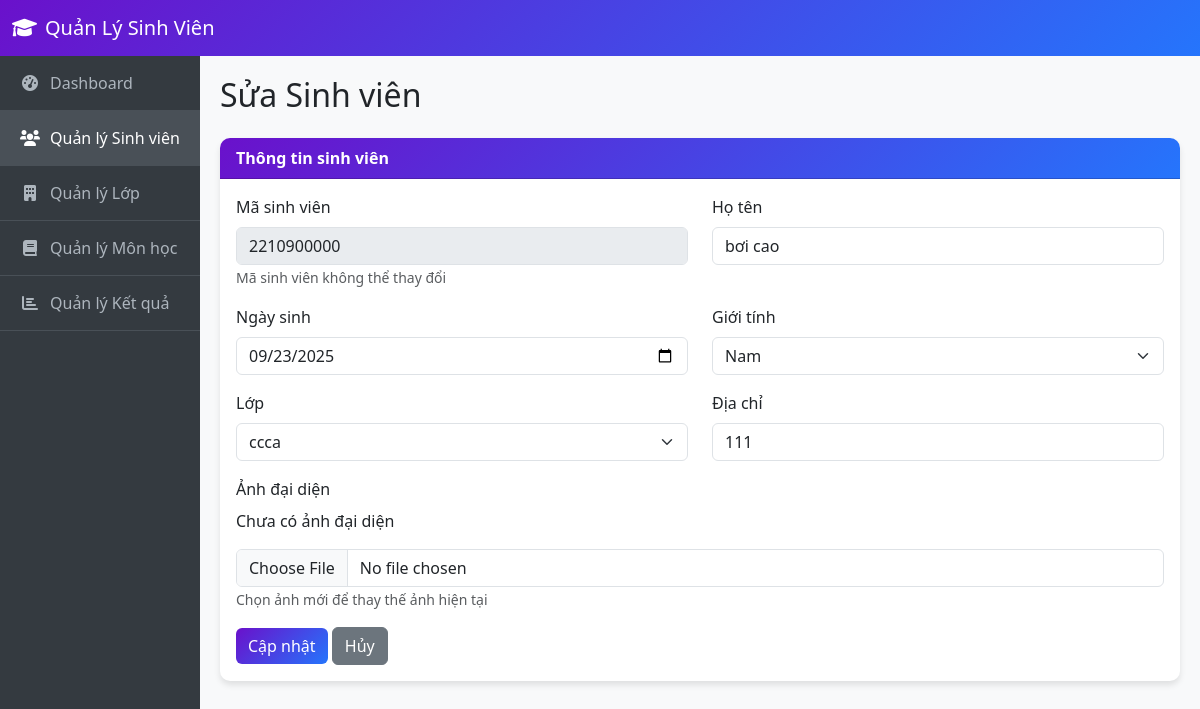
Page /suasv.php?masv=2210900000 on the committed database.
### tables this page shows
CREATE TABLE `sinhvien` (
  `MASV` varchar(10) NOT NULL,
  `HOTEN` varchar(50) NOT NULL,
  `NGAYSINH` date DEFAULT NULL,
  `GIOITINH` varchar(5) DEFAULT NULL,
  `MALOP` varchar(10) DEFAULT NULL,
  `DIACHI` varchar(10) DEFAULT NULL,
  `ANH` varchar(200) DEFAULT NULL
);

CREATE TABLE `lop` (
  `MALOP` varchar(10) NOT NULL,
  `TENLOP` varchar(50) NOT NULL
);

### suasv.php (the view, shortened to what this page needs)
<?php
require 'connect.php';
$masv = $_GET['masv'] ?? null;
$sql = "SELECT * FROM sinhvien WHERE MASV = ?";
$stmt = $conn->prepare($sql);
$stmt->execute([$masv]);
$student = $stmt->fetch(PDO::FETCH_ASSOC);
$sql = "SELECT * FROM lop ORDER BY TENLOP";
$stmt = $conn->prepare($sql);
$stmt->execute();
$classes = $stmt->fetchAll(PDO::FETCH_ASSOC);
?>
<!DOCTYPE html>
<html lang="vi">
<head>
    <link href="https://cdn.jsdelivr.net/npm/bootstrap@5.3.0-alpha1/dist/css/bootstrap.min.css" rel="stylesheet">
    <link rel="stylesheet" href="https://cdnjs.cloudflare.com/ajax/libs/font-awesome/6.0.0/css/all.min.css">
</head>
<body>
    <nav class="navbar navbar-expand-lg navbar-dark">
        <div class="container-fluid">
            <a class="navbar-brand" href="index.php"><i class="fas fa-graduation-cap me-2"></i>Quản Lý Sinh Viên</a>
        </div>
    </nav>
    <div class="container-fluid">
        <div class="row">
            <div class="col-md-3 col-lg-2 sidebar">
                <ul class="nav flex-column">
                    <li class="nav-item">
                        <a class="nav-link" href="index.php">
                            <i class="fas fa-tachometer-alt"></i>Dashboard
                        </a>
                    </li>
                    <li class="nav-item">
                        <a class="nav-link active" href="dssinhvien.php">
                            <i class="fas fa-users"></i>Quản lý Sinh viên
                        </a>
                    </li>
                    <li class="nav-item">
                        <a class="nav-link" href="dslop.php">
                            <i class="fas fa-building"></i>Quản lý Lớp
                        </a>
                    </li>
                    <li class="nav-item">
                        <a class="nav-link" href="dsmonhoc.php">
                            <i class="fas fa-book"></i>Quản lý Môn học
                        </a>
                    </li>
                    <li class="nav-item">
                        <a class="nav-link" href="dsketqua.php">
                            <i class="fas fa-chart-bar"></i>Quản lý Kết quả
                        </a>
                    </li>
                </ul>
            </div>
            <div class="col-md-9 col-lg-10 content">
                <h2 class="mb-4">Sửa Sinh viên</h2>
                <div class="card">
                    <div class="card-header">
                        Thông tin sinh viên
                    </div>
                    <div class="card-body">
                        <form method="POST" enctype="multipart/form-data">
                            <div class="row">
                                <div class="col-md-6 mb-3">
                                    <label for="masv" class="form-label">Mã sinh viên</label>
                                    <input type="text" class="form-control" id="masv" value="<?php echo $student['MASV']; ?>" disabled>
                                    <small class="text-muted">Mã sinh viên không thể thay đổi</small>
                                </div>
                                <div class="col-md-6 mb-3">
                                    <label for="hoten" class="form-label">Họ tên</label>
                                    <input type="text" class="form-control" id="hoten" name="hoten" value="<?php echo $student['HOTEN']; ?>" required>
                                </div>
                                <div class="col-md-6 mb-3">
                                    <label for="ngaysinh" class="form-label">Ngày sinh</label>
                                    <input type="date" class="form-control" id="ngaysinh" name="ngaysinh" value="<?php echo $student['NGAYSINH']; ?>" required>
                                </div>
                                <div class="col-md-6 mb-3">
                                    <label for="gioitinh" class="form-label">Giới tính</label>
                                    <select class="form-select" id="gioitinh" name="gioitinh" required>
                                        <option value="1" <?php echo $student['GIOITINH'] == '1' ? 'selected' : ''; ?>>Nam</option>
                                    </select>
                                </div>
                                <div class="col-md-6 mb-3">
                                    <label for="malop" class="form-label">Lớp</label>
                                    <select class="form-select" id="malop" name="malop" required>
                                        <?php foreach ($classes as $class): ?>
                                        <option value="<?php echo $class['MALOP']; ?>" <?php echo $class['MALOP'] == $student['MALOP'] ? 'selected' : ''; ?>>
                                            <?php echo $class['TENLOP']; ?>
                                        </option>
                                        <?php endforeach; ?>
                                    </select>
                                </div>
                                <div class="col-md-6 mb-3">
                                    <label for="diachi" class="form-label">Địa chỉ</label>
                                    <input type="text" class="form-control" id="diachi" name="diachi" value="<?php echo $student['DIACHI']; ?>">
                                </div>
                                <div class="col-md-12 mb-3">
                                    <label for="anh" class="form-label">Ảnh đại diện</label>
                                    <div class="image-container">
                                        <?php if (!empty($student['ANH']) && file_exists('uploads/' . $student['ANH'])): ?>
                                            <div id="currentImageContainer">
                                                <p>Ảnh hiện tại:</p>
                                                <img src="uploads/<?php echo $student['ANH']; ?>" alt="Ảnh hiện tại" class="current-image">
                                            </div>
                                        <?php else: ?>
                                            <div id="currentImageContainer">
                                                <p>Chưa có ảnh đại diện</p>
                                            </div>
                                        <?php endif; ?>
                                    </div>
                                    <input type="file" class="form-control" id="anh" name="anh" accept="image/*" onchange="previewImage(this)">
                                    <small class="text-muted">Chọn ảnh mới để thay thế ảnh hiện tại</small>
                                </div>
                            </div>
                            <button type="submit" class="btn btn-primary">Cập nhật</button>
                            <a href="dssinhvien.php" class="btn btn-secondary">Hủy</a>
                        </form>
                    </div>
                </div>
            </div>
        </div>
    </div>
</body>
</html>

### suasv.php (style rules this page uses)
body { background-color: #f8f9fa; font-family: 'Segoe UI', Tahoma, Geneva, Verdana, sans-serif; }
.navbar { background: linear-gradient(135deg, #6a11cb 0%, #2575fc 100%); }
.sidebar { background-color: #343a40; min-height: 100vh; padding: 0; }
.sidebar .nav-link { color: #adb5bd; padding: 15px 20px; border-bottom: 1px solid #495057; transition: all 0.3s; }
.sidebar .nav-link:hover, .sidebar .nav-link.active { color: #fff; background-color: #495057; }
.sidebar .nav-link i { margin-right: 10px; width: 20px; text-align: center; }
.content { padding: 20px; }
.card { border-radius: 10px; box-shadow: 0 4px 6px rgba(0, 0, 0, 0.1); margin-bottom: 20px; border: none; }
.card-header { background: linear-gradient(135deg, #6a11cb 0%, #2575fc 100%); color: white; border-radius: 10px 10px 0 0 !important; font-weight: 600; }
.btn-primary { background: linear-gradient(135deg, #6a11cb 0%, #2575fc 100%); border: none; }
.image-container { margin-bottom: 15px; }

### rows in the picture
sinhvien: MASV "2210900000", hoten "bơi cao", ngaysinh "09/23/2025", gioitinh "Nam", malop "ccca", diachi "111"
